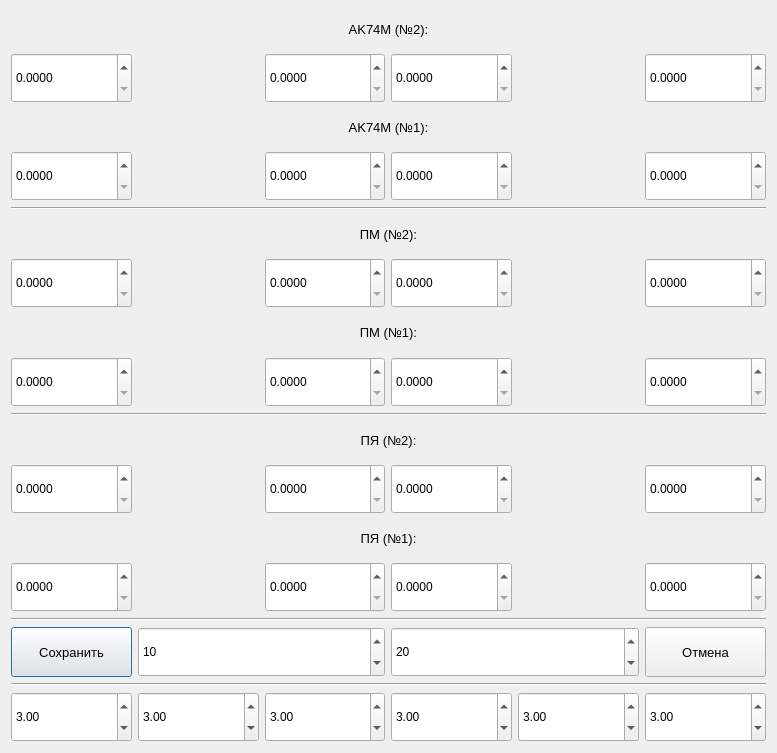
<?xml version="1.0" encoding="UTF-8"?>
<ui version="4.0">
 <class>Dialog</class>
 <widget class="QDialog" name="Dialog">
  <property name="geometry">
   <rect>
    <x>0</x>
    <y>0</y>
    <width>777</width>
    <height>753</height>
   </rect>
  </property>
  <property name="windowTitle">
   <string>Юстировка</string>
  </property>
  <property name="windowIcon">
   <iconset>
    <normalon>logo.ico</normalon>
   </iconset>
  </property>
  <layout class="QGridLayout" name="gridLayout">
   <item row="6" column="0">
    <widget class="QDoubleSpinBox" name="pmA">
     <property name="minimumSize">
      <size>
       <width>0</width>
       <height>50</height>
      </size>
     </property>
     <property name="decimals">
      <number>4</number>
     </property>
     <property name="singleStep">
      <double>0.100000000000000</double>
     </property>
    </widget>
   </item>
   <item row="1" column="0">
    <widget class="QDoubleSpinBox" name="akA">
     <property name="minimumSize">
      <size>
       <width>0</width>
       <height>50</height>
      </size>
     </property>
     <property name="decimals">
      <number>4</number>
     </property>
     <property name="maximum">
      <double>98.989999999999995</double>
     </property>
     <property name="singleStep">
      <double>0.100000000000000</double>
     </property>
    </widget>
   </item>
   <item row="5" column="0" colspan="6">
    <widget class="QLabel" name="label_2">
     <property name="maximumSize">
      <size>
       <width>16777215</width>
       <height>50</height>
      </size>
     </property>
     <property name="font">
      <font>
       <pointsize>10</pointsize>
      </font>
     </property>
     <property name="text">
      <string>ПМ (№2):</string>
     </property>
     <property name="alignment">
      <set>Qt::AlignCenter</set>
     </property>
    </widget>
   </item>
   <item row="15" column="0">
    <widget class="QPushButton" name="saveButton">
     <property name="minimumSize">
      <size>
       <width>0</width>
       <height>50</height>
      </size>
     </property>
     <property name="font">
      <font>
       <pointsize>10</pointsize>
      </font>
     </property>
     <property name="text">
      <string>Сохранить</string>
     </property>
    </widget>
   </item>
   <item row="3" column="5">
    <widget class="QDoubleSpinBox" name="ak2D">
     <property name="minimumSize">
      <size>
       <width>0</width>
       <height>50</height>
      </size>
     </property>
     <property name="decimals">
      <number>4</number>
     </property>
     <property name="singleStep">
      <double>0.100000000000000</double>
     </property>
    </widget>
   </item>
   <item row="9" column="0" colspan="6">
    <widget class="Line" name="line_2">
     <property name="orientation">
      <enum>Qt::Horizontal</enum>
     </property>
    </widget>
   </item>
   <item row="11" column="5">
    <widget class="QDoubleSpinBox" name="yaD">
     <property name="minimumSize">
      <size>
       <width>0</width>
       <height>50</height>
      </size>
     </property>
     <property name="decimals">
      <number>4</number>
     </property>
     <property name="singleStep">
      <double>0.100000000000000</double>
     </property>
    </widget>
   </item>
   <item row="13" column="0">
    <widget class="QDoubleSpinBox" name="ya2A">
     <property name="minimumSize">
      <size>
       <width>0</width>
       <height>50</height>
      </size>
     </property>
     <property name="decimals">
      <number>4</number>
     </property>
     <property name="singleStep">
      <double>0.100000000000000</double>
     </property>
    </widget>
   </item>
   <item row="8" column="0">
    <widget class="QDoubleSpinBox" name="pm2A">
     <property name="minimumSize">
      <size>
       <width>0</width>
       <height>50</height>
      </size>
     </property>
     <property name="decimals">
      <number>4</number>
     </property>
     <property name="singleStep">
      <double>0.100000000000000</double>
     </property>
    </widget>
   </item>
   <item row="14" column="0" colspan="6">
    <widget class="Line" name="line_3">
     <property name="orientation">
      <enum>Qt::Horizontal</enum>
     </property>
    </widget>
   </item>
   <item row="10" column="0" colspan="6">
    <widget class="QLabel" name="label_3">
     <property name="maximumSize">
      <size>
       <width>16777215</width>
       <height>50</height>
      </size>
     </property>
     <property name="font">
      <font>
       <pointsize>10</pointsize>
      </font>
     </property>
     <property name="text">
      <string>ПЯ (№2):</string>
     </property>
     <property name="alignment">
      <set>Qt::AlignCenter</set>
     </property>
    </widget>
   </item>
   <item row="13" column="5">
    <widget class="QDoubleSpinBox" name="ya2D">
     <property name="minimumSize">
      <size>
       <width>0</width>
       <height>50</height>
      </size>
     </property>
     <property name="decimals">
      <number>4</number>
     </property>
     <property name="singleStep">
      <double>0.100000000000000</double>
     </property>
    </widget>
   </item>
   <item row="3" column="0">
    <widget class="QDoubleSpinBox" name="ak2A">
     <property name="minimumSize">
      <size>
       <width>0</width>
       <height>50</height>
      </size>
     </property>
     <property name="decimals">
      <number>4</number>
     </property>
     <property name="singleStep">
      <double>0.100000000000000</double>
     </property>
    </widget>
   </item>
   <item row="8" column="5">
    <widget class="QDoubleSpinBox" name="pm2D">
     <property name="minimumSize">
      <size>
       <width>0</width>
       <height>50</height>
      </size>
     </property>
     <property name="decimals">
      <number>4</number>
     </property>
     <property name="singleStep">
      <double>0.100000000000000</double>
     </property>
    </widget>
   </item>
   <item row="0" column="0" colspan="6">
    <widget class="QLabel" name="label">
     <property name="maximumSize">
      <size>
       <width>16777215</width>
       <height>50</height>
      </size>
     </property>
     <property name="font">
      <font>
       <pointsize>10</pointsize>
      </font>
     </property>
     <property name="text">
      <string>AK74M (№2):</string>
     </property>
     <property name="alignment">
      <set>Qt::AlignCenter</set>
     </property>
    </widget>
   </item>
   <item row="4" column="0" colspan="6">
    <widget class="Line" name="line">
     <property name="orientation">
      <enum>Qt::Horizontal</enum>
     </property>
    </widget>
   </item>
   <item row="6" column="5">
    <widget class="QDoubleSpinBox" name="pmD">
     <property name="minimumSize">
      <size>
       <width>0</width>
       <height>50</height>
      </size>
     </property>
     <property name="decimals">
      <number>4</number>
     </property>
     <property name="singleStep">
      <double>0.100000000000000</double>
     </property>
    </widget>
   </item>
   <item row="1" column="5">
    <widget class="QDoubleSpinBox" name="akD">
     <property name="minimumSize">
      <size>
       <width>0</width>
       <height>50</height>
      </size>
     </property>
     <property name="decimals">
      <number>4</number>
     </property>
     <property name="singleStep">
      <double>0.100000000000000</double>
     </property>
    </widget>
   </item>
   <item row="17" column="2">
    <widget class="QDoubleSpinBox" name="ds3">
     <property name="minimumSize">
      <size>
       <width>0</width>
       <height>50</height>
      </size>
     </property>
     <property name="singleStep">
      <double>0.100000000000000</double>
     </property>
     <property name="value">
      <double>3.000000000000000</double>
     </property>
    </widget>
   </item>
   <item row="17" column="0">
    <widget class="QDoubleSpinBox" name="ds1">
     <property name="minimumSize">
      <size>
       <width>0</width>
       <height>50</height>
      </size>
     </property>
     <property name="minimum">
      <double>0.000000000000000</double>
     </property>
     <property name="singleStep">
      <double>0.100000000000000</double>
     </property>
     <property name="value">
      <double>3.000000000000000</double>
     </property>
    </widget>
   </item>
   <item row="17" column="5">
    <widget class="QDoubleSpinBox" name="ds6">
     <property name="minimumSize">
      <size>
       <width>0</width>
       <height>50</height>
      </size>
     </property>
     <property name="singleStep">
      <double>0.100000000000000</double>
     </property>
     <property name="value">
      <double>3.000000000000000</double>
     </property>
    </widget>
   </item>
   <item row="17" column="4">
    <widget class="QDoubleSpinBox" name="ds5">
     <property name="minimumSize">
      <size>
       <width>0</width>
       <height>50</height>
      </size>
     </property>
     <property name="singleStep">
      <double>0.100000000000000</double>
     </property>
     <property name="value">
      <double>3.000000000000000</double>
     </property>
    </widget>
   </item>
   <item row="17" column="3">
    <widget class="QDoubleSpinBox" name="ds4">
     <property name="minimumSize">
      <size>
       <width>0</width>
       <height>50</height>
      </size>
     </property>
     <property name="singleStep">
      <double>0.100000000000000</double>
     </property>
     <property name="value">
      <double>3.000000000000000</double>
     </property>
    </widget>
   </item>
   <item row="17" column="1">
    <widget class="QDoubleSpinBox" name="ds2">
     <property name="minimumSize">
      <size>
       <width>0</width>
       <height>50</height>
      </size>
     </property>
     <property name="singleStep">
      <double>0.100000000000000</double>
     </property>
     <property name="value">
      <double>3.000000000000000</double>
     </property>
    </widget>
   </item>
   <item row="8" column="3">
    <widget class="QDoubleSpinBox" name="pm2C">
     <property name="minimumSize">
      <size>
       <width>0</width>
       <height>50</height>
      </size>
     </property>
     <property name="decimals">
      <number>4</number>
     </property>
     <property name="singleStep">
      <double>0.100000000000000</double>
     </property>
    </widget>
   </item>
   <item row="11" column="0">
    <widget class="QDoubleSpinBox" name="yaA">
     <property name="minimumSize">
      <size>
       <width>0</width>
       <height>50</height>
      </size>
     </property>
     <property name="decimals">
      <number>4</number>
     </property>
     <property name="singleStep">
      <double>0.100000000000000</double>
     </property>
    </widget>
   </item>
   <item row="15" column="3" colspan="2">
    <widget class="QSpinBox" name="smaSpinBox">
     <property name="minimumSize">
      <size>
       <width>0</width>
       <height>50</height>
      </size>
     </property>
     <property name="minimum">
      <number>5</number>
     </property>
     <property name="maximum">
      <number>512</number>
     </property>
     <property name="value">
      <number>20</number>
     </property>
    </widget>
   </item>
   <item row="13" column="2">
    <widget class="QDoubleSpinBox" name="ya2B">
     <property name="minimumSize">
      <size>
       <width>0</width>
       <height>50</height>
      </size>
     </property>
     <property name="decimals">
      <number>4</number>
     </property>
     <property name="singleStep">
      <double>0.100000000000000</double>
     </property>
    </widget>
   </item>
   <item row="6" column="3">
    <widget class="QDoubleSpinBox" name="pmC">
     <property name="minimumSize">
      <size>
       <width>0</width>
       <height>50</height>
      </size>
     </property>
     <property name="decimals">
      <number>4</number>
     </property>
     <property name="singleStep">
      <double>0.100000000000000</double>
     </property>
    </widget>
   </item>
   <item row="11" column="3">
    <widget class="QDoubleSpinBox" name="yaC">
     <property name="minimumSize">
      <size>
       <width>0</width>
       <height>50</height>
      </size>
     </property>
     <property name="decimals">
      <number>4</number>
     </property>
     <property name="singleStep">
      <double>0.100000000000000</double>
     </property>
    </widget>
   </item>
   <item row="13" column="3">
    <widget class="QDoubleSpinBox" name="ya2C">
     <property name="minimumSize">
      <size>
       <width>0</width>
       <height>50</height>
      </size>
     </property>
     <property name="decimals">
      <number>4</number>
     </property>
     <property name="singleStep">
      <double>0.100000000000000</double>
     </property>
    </widget>
   </item>
   <item row="15" column="1" colspan="2">
    <widget class="QSpinBox" name="spinBox">
     <property name="minimumSize">
      <size>
       <width>0</width>
       <height>50</height>
      </size>
     </property>
     <property name="minimum">
      <number>2</number>
     </property>
     <property name="maximum">
      <number>1024</number>
     </property>
     <property name="value">
      <number>10</number>
     </property>
    </widget>
   </item>
   <item row="11" column="2">
    <widget class="QDoubleSpinBox" name="yaB">
     <property name="minimumSize">
      <size>
       <width>0</width>
       <height>50</height>
      </size>
     </property>
     <property name="decimals">
      <number>4</number>
     </property>
     <property name="singleStep">
      <double>0.100000000000000</double>
     </property>
    </widget>
   </item>
   <item row="6" column="2">
    <widget class="QDoubleSpinBox" name="pmB">
     <property name="minimumSize">
      <size>
       <width>0</width>
       <height>50</height>
      </size>
     </property>
     <property name="decimals">
      <number>4</number>
     </property>
     <property name="singleStep">
      <double>0.100000000000000</double>
     </property>
    </widget>
   </item>
   <item row="8" column="2">
    <widget class="QDoubleSpinBox" name="pm2B">
     <property name="minimumSize">
      <size>
       <width>0</width>
       <height>50</height>
      </size>
     </property>
     <property name="decimals">
      <number>4</number>
     </property>
     <property name="singleStep">
      <double>0.100000000000000</double>
     </property>
    </widget>
   </item>
   <item row="3" column="2">
    <widget class="QDoubleSpinBox" name="ak2B">
     <property name="minimumSize">
      <size>
       <width>0</width>
       <height>50</height>
      </size>
     </property>
     <property name="decimals">
      <number>4</number>
     </property>
     <property name="singleStep">
      <double>0.100000000000000</double>
     </property>
    </widget>
   </item>
   <item row="1" column="2">
    <widget class="QDoubleSpinBox" name="akB">
     <property name="minimumSize">
      <size>
       <width>0</width>
       <height>50</height>
      </size>
     </property>
     <property name="decimals">
      <number>4</number>
     </property>
     <property name="singleStep">
      <double>0.100000000000000</double>
     </property>
    </widget>
   </item>
   <item row="1" column="3">
    <widget class="QDoubleSpinBox" name="akC">
     <property name="minimumSize">
      <size>
       <width>0</width>
       <height>50</height>
      </size>
     </property>
     <property name="decimals">
      <number>4</number>
     </property>
     <property name="singleStep">
      <double>0.100000000000000</double>
     </property>
    </widget>
   </item>
   <item row="3" column="3">
    <widget class="QDoubleSpinBox" name="ak2C">
     <property name="minimumSize">
      <size>
       <width>0</width>
       <height>50</height>
      </size>
     </property>
     <property name="decimals">
      <number>4</number>
     </property>
     <property name="singleStep">
      <double>0.100000000000000</double>
     </property>
    </widget>
   </item>
   <item row="16" column="0" colspan="6">
    <widget class="Line" name="line_4">
     <property name="orientation">
      <enum>Qt::Horizontal</enum>
     </property>
    </widget>
   </item>
   <item row="2" column="0" colspan="6">
    <widget class="QLabel" name="label_4">
     <property name="font">
      <font>
       <pointsize>10</pointsize>
      </font>
     </property>
     <property name="text">
      <string>AK74M (№1):</string>
     </property>
     <property name="alignment">
      <set>Qt::AlignCenter</set>
     </property>
    </widget>
   </item>
   <item row="7" column="0" colspan="6">
    <widget class="QLabel" name="label_5">
     <property name="font">
      <font>
       <pointsize>10</pointsize>
      </font>
     </property>
     <property name="text">
      <string>ПМ (№1):</string>
     </property>
     <property name="alignment">
      <set>Qt::AlignCenter</set>
     </property>
    </widget>
   </item>
   <item row="12" column="0" colspan="6">
    <widget class="QLabel" name="label_6">
     <property name="font">
      <font>
       <pointsize>10</pointsize>
      </font>
     </property>
     <property name="text">
      <string>ПЯ (№1):</string>
     </property>
     <property name="alignment">
      <set>Qt::AlignCenter</set>
     </property>
    </widget>
   </item>
   <item row="15" column="5">
    <widget class="QPushButton" name="cancelButton">
     <property name="minimumSize">
      <size>
       <width>0</width>
       <height>50</height>
      </size>
     </property>
     <property name="font">
      <font>
       <pointsize>10</pointsize>
      </font>
     </property>
     <property name="text">
      <string>Отмена</string>
     </property>
    </widget>
   </item>
  </layout>
 </widget>
 <resources/>
 <connections/>
</ui>
